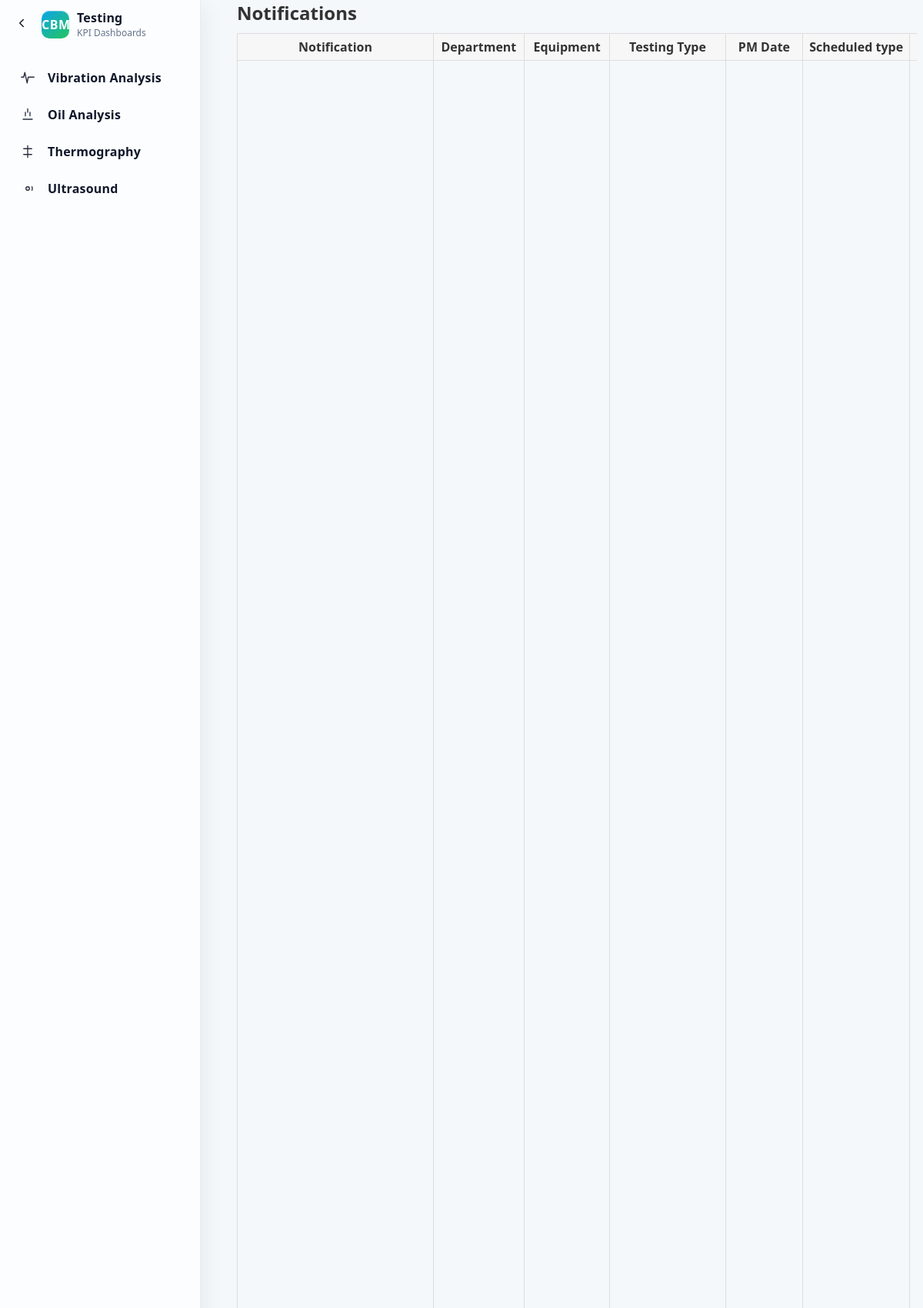
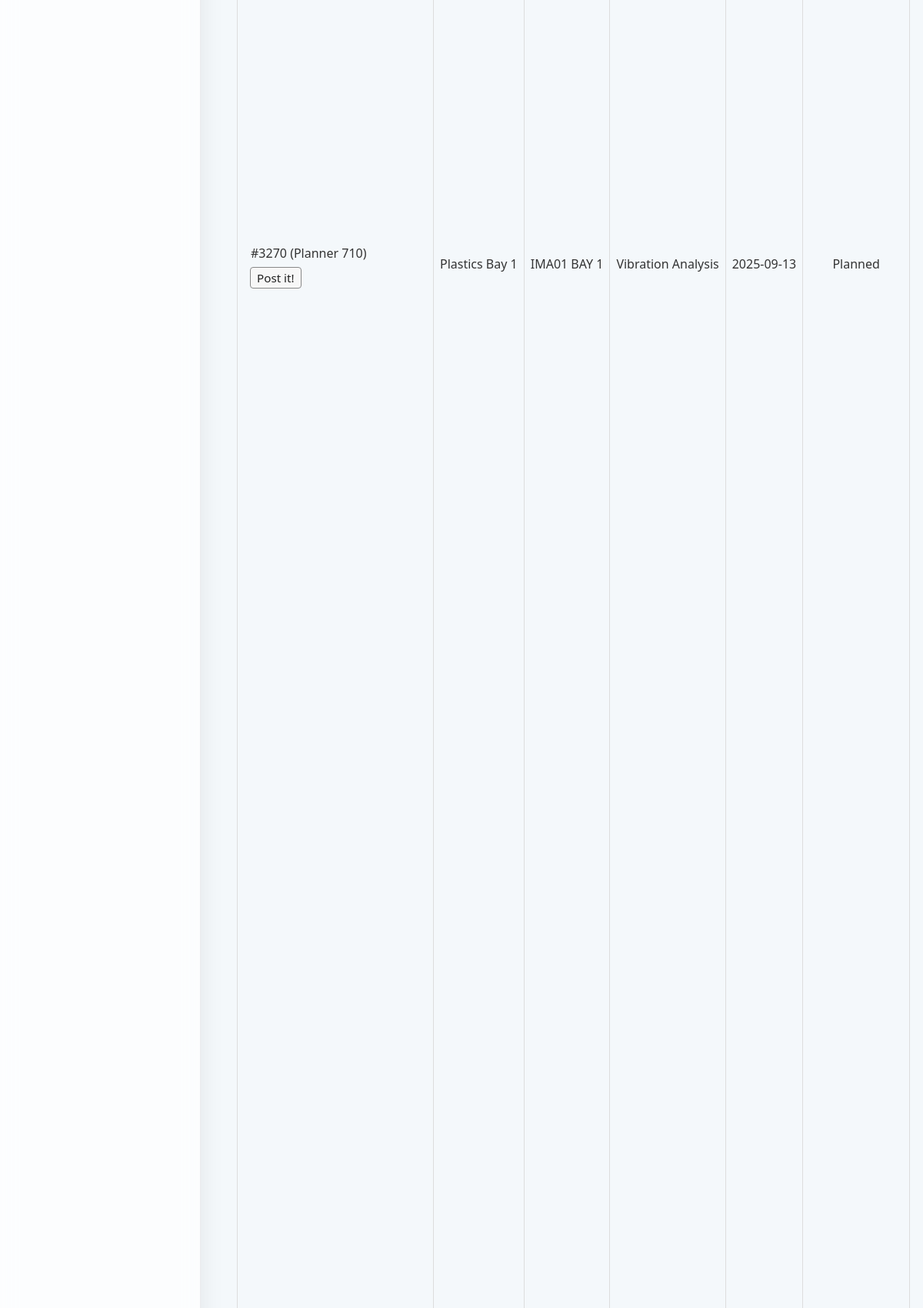
Page /notification (upper part) on the committed database (2 pictures, top to bottom).
### app/models.py (models this page shows)
class CBMTesting(db.Model):
    __tablename__ = 'CBM_Testing'
    Testing_ID = db.Column(db.Integer, primary_key=True)
    CBM_Technician_ID = db.Column(db.Integer, db.ForeignKey('CBM_Technician.CBM_ID'))
    Equipment_ID = db.Column(db.Integer, db.ForeignKey('Equipment.EquipmentID'))
    Test_Date = db.Column(db.Text)
    Result = db.Column(db.Text)
    technician = db.relationship('CBMTechnician', backref='testings')
    equipment = db.relationship('Equipment', backref='testings')

### tables this page shows
CREATE TABLE Planner (
    id INTEGER PRIMARY KEY AUTOINCREMENT,
    week_number INTEGER,
    year INTEGER,
    department TEXT,
    equipment TEXT,
    date TEXT,
    day TEXT,
    pm_date TEXT,
    schedule_type TEXT DEFAULT 'Planned',
    proposed_target_date TEXT
);

### app/routes.py (the view)
@main.route('/notification', methods=['GET'])
def notification():
    from app.models import db
    from sqlalchemy import text
    from flask import url_for
    entries = []
    try:
        with db.engine.begin() as conn:
            rows = conn.execute(text("""
          SELECT t.Testing_ID as testing_id, t.Test_Type as test_type, t.Alarm_Level as alarm_level,
              t.Notes as notes, t.Done_Tested_Date as done_tested_date, t.planner_id as planner_id,
              p.department, p.equipment, p.pm_date, p.schedule_type
                FROM CBM_Testing t
                LEFT JOIN planner p ON p.id = t.planner_id
                WHERE LOWER(TRIM(COALESCE(t.Alarm_Level,''))) IN ('critical','warning')
                ORDER BY CASE LOWER(TRIM(t.Alarm_Level)) WHEN 'critical' THEN 0 WHEN 'warning' THEN 1 ELSE 2 END, p.department, p.equipment
            """)).mappings().all()
            for r in rows:
                entries.append(dict(r))
            if entries:
                ids = [e['testing_id'] for e in entries if e.get('testing_id') is not None]
                if ids:
                    in_binds = {f"a{i}": ids[i] for i in range(len(ids))}
                    inlist = ", ".join(":" + k for k in in_binds.keys())
                    att_sql = text(
                        f"SELECT testing_id, id, filename FROM CBM_Testing_Attachments WHERE testing_id IN ({inlist}) ORDER BY id DESC"
                    )
                    atts = conn.execute(att_sql, in_binds).fetchall()
                    by_test = {}
                    for testing_id, att_id, filename in atts:
                        by_test.setdefault(testing_id, []).append({
                            'id': att_id,
                            'filename': filename,
                        })
                    for e in entries:
                        e['attachments'] = by_test.get(e.get('testing_id'), [])
                        e['attachment_links'] = [url_for('technician.view_attachment', attachment_id=a['id']) for a in e['attachments']]
    except Exception as e:
        print('Error fetching notifications:', e)
    return render_template('notification.html', entries=entries, page_title='Notifications')

### app/templates/notification.html (shortened to what this page needs)
{% extends 'technician/_type_base.html' %}
{% block content %}
  <div style="margin-bottom:10px; display:flex; align-items:center; justify-content:space-between; gap:12px;">
    <h2 style="margin:0;">Notifications</h2>
  </div>
  <div style="overflow-x:auto; margin-top:6px;">
    <table class="table" style="white-space:nowrap; min-width:1000px;">
      <thead>
        <tr>
          <th>Notification</th>
          <th>Department</th>
          <th>Equipment</th>
          <th>Testing Type</th>
          <th>PM Date</th>
          <th>Scheduled type</th>
          <th>Done Tested Date</th>
        </tr>
      </thead>
      <tbody>
        {% for e in entries %}
          <tr>
            <td style="white-space:normal; max-width:320px;">
              {% set tid = e.testing_id %}
              {% if tid %}
                <div class="notification-edit" contenteditable="true" data-testing-id="{{ tid }}">#{{ tid }} (Planner {{ e.planner_id or '-' }})</div>
                <button class="btn post-it" type="button" data-testing-id="{{ tid }}" aria-label="Post it">Post it!</button>
              {% else %}
                #{{ e.testing_id or '-' }} (Planner {{ e.planner_id or '-' }})
              {% endif %}
            </td>
            <td>{{ e.department or '' }}</td>
            <td>{{ e.equipment or '' }}</td>
            <td>{{ e.test_type or '' }}</td>
            <td class="text-center">{{ e.pm_date or '-' }}</td>
            <td class="text-center">{{ e.schedule_type or '-' }}</td>
            <td class="text-center">{{ e.done_tested_date or '-' }}</td>
          </tr>
        {% endfor %}
      </tbody>
    </table>
  </div>
{% endblock %}

### static/style.css (style rules this page uses)
body { margin: 0; font-family: 'Segoe UI', Arial, sans-serif; background: #f4f8fb; color: #333; }
.btn { display: inline-block; padding: 8px 14px; border-radius: 6px; background: #0072ff; color: #fff; text-decoration: none; border: 1px solid #0072ff; transition: background .2s ease, color .2s ease, border-color .2s ease, box-shadow .2s ease; }
:root { font-size: 16px; --kpi-blue-1: #1f5eff; --kpi-blue-2: #22d3ee; --kpi-green-1: #16a34a; --kpi-green-2: #84cc16; --kpi-amber-1: #f59e0b; --kpi-amber-2: #fde047; --kpi-slate-1: #475569; --kpi-slate-2: #94a3b8; --kpi-red-1: #ef4444; --kpi-red-2: #fb7185; }
table, .planner-table, .table { border-collapse: collapse; }
table th, table td, .planner-table th, .planner-table td, .table th, .table td { border-bottom: 1px solid #ddd; }
table tbody tr:last-child td, .planner-table tbody tr:last-child td, .table tbody tr:last-child td { border-bottom: 1px solid #ddd !important; }

### app/templates/technician/_type_base.html (style rules this page uses)
.table { width: 100%; border-collapse: collapse; }
.table th, .table td { border: 1px solid #ddd; padding: 6px 8px; }
.table thead tr { background: #f7f7f7; }
.table th, .table td { vertical-align: middle; }
.table th.text-center, .table td.text-center { text-align: center; }
.btn { font: inherit; line-height: 1.2; padding: 4px 8px; border: 1px solid #888; border-radius: 4px; text-decoration: none; display: inline-flex; align-items: center; justify-content: center; vertical-align: middle; background: #f7f7f7; color: #222; cursor: pointer; appearance: none; -webkit-appearance: none; box-sizing: border-box; }

### app/templates/notification.html (style rules this page uses)
.notification-edit { padding:6px 8px; border-radius:4px; border:1px dashed transparent; min-width:220px; display:inline-block; }
.post-it { margin-left:8px; padding:4px 8px; font-size:0.95em; }

### rows in the picture
CBMTesting: Testing_ID "3270", planner "710", department "Plastics Bay 1", equipment "IMA01 BAY 1", Test_Type "Vibration Analysis", pm_date "2025-09-13", schedule_type "Planned"
